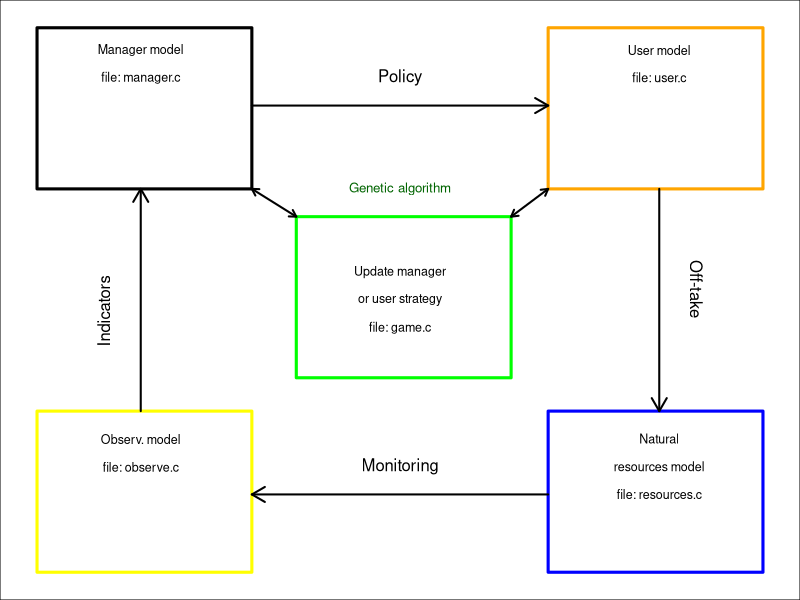

Here is the R script that generated this plot:
## ---- chunk 1
mbox <- function(x0, x1, y0, y1){
    xx <- seq(from=x0, to=x1, length.out = 100);
    yy <- seq(from=y0, to=y1, length.out = 100);
    xd <- c(rep(x0, 100), xx, rep(x1,100), rev(xx));
    yd <- c(yy, rep(y1,100), rev(yy), rep(y0, 100));
    return(list(x=xd, y=yd));
}
par(mar=c(0,0,0,0));
plot(x=0, y=0, type="n", xlim=c(0,100), ylim=c(0,100), xaxt="n", yaxt="n",
     xlab="",ylab="");
manger_model_box <- mbox(x0 = 1, x1 = 30, y0 = 70, y1 = 99);
polygon(x = manger_model_box$x, y = manger_model_box$y, lwd = 3);
# User model box
polygon(x=c(rep(70,30),70:99,rep(99,30),99:70), # box
        y=c(70:99,rep(99,30),99:70,rep(70,30)),
        lwd=3,border="orange");
# Obeservation model box
polygon(x=c(rep(1,30),1:30,rep(30,30),30:1), # box
        y=c(1:30,rep(30,30),30:1,rep(1,30)),
        lwd=3,border="yellow");
# Natural resources model
polygon(x=c(rep(70,30),70:99,rep(99,30),99:70), # box
        y=c(1:30,rep(30,30),30:1,rep(1,30)),
        lwd=3,border="blue");
# Natural resources model
polygon(x=c(rep(36,30),36:65,rep(65,30),65:36), # box
        y=c(36:65,rep(65,30),65:36,rep(36,30)),
        lwd=3,border="green");
arrows(x0=15, x1=15, y0=30, y1=70, lwd=2, length=0.15);
arrows(x0=30, x1=70, y0=85, y1=85, lwd=2, length=0.15);
arrows(x0=85, x1=85, y0=70, y1=30, lwd=2, length=0.15);
arrows(x0=70, x1=30, y0=15, y1=15, lwd=2, length=0.15);
arrows(x0=30, x1=36, y0=70, y1=65, lwd=2, length=0.075, code=3);
arrows(x0=65, x1=70, y0=65, y1=70, lwd=2, length=0.075, code=3);
text(x=50, y=90, labels="Policy");
text(x=50, y=20, labels="Monitoring");
text(x=10, y=48, labels="Indicators", srt=90);
text(x=90, y=52, labels="Off-take", srt=-90);
text(x=50, y=70, labels="Genetic algorithm", cex=0.8, col="darkgreen");
# Manager model details: 
text(x=15, y=95, cex=0.75,labels="Manager model");
text(x=15, y=90, cex=0.75,labels="file: manager.c");
# Bayesion priors details: 
text(x=50, y=55, cex=0.75,labels="Update manager");
text(x=50, y=50, cex=0.75,labels="or user strategy");
text(x=50, y=45, cex=0.75,labels="file: game.c");
# Manager model details: 
text(x=85, y=95, cex=0.75,labels="User model");
text(x=85, y=90, cex=0.75,labels="file: user.c");
# Natural resources model details: 
text(x=85, y=25, cex=0.75,labels="Natural");
text(x=85, y=20, cex=0.75,labels="resources model");
text(x=85, y=15, cex=0.75,labels="file: resources.c");
# Natural resources model details: 
text(x=15, y=25, cex=0.75,labels="Observ. model");
text(x=15, y=20, cex=0.75,labels="file: observe.c");
